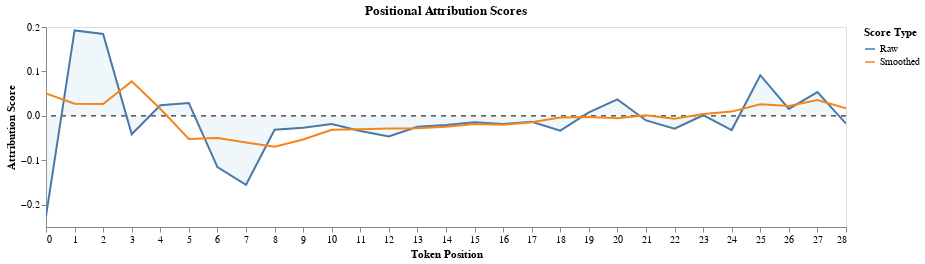

This figure's notebook cell:
### Code cell
interpreter.plot_attributions(plot_type="line")

### Figure 1 — Vega-Lite specification as saved in the notebook (floating-point values rounded to 4 significant figures)
{"config": {"view": {"continuousWidth": 300, "continuousHeight": 300}, "axis": {"grid": false}}, "layer": [{"data": {"name": "data-38cb1fda5d86291a76a9079dfd2b980e"}, "mark": {"type": "area", "color": "lightblue", "opacity": 0.2}, "encoding": {"x": {"field": "position", "title": "Token Position", "type": "quantitative"}, "y": {"field": "Raw", "title": "Attribution Score", "type": "quantitative"}}, "name": "view_2"}, {"data": {"name": "data-a0a55d106695e8d630baff0f16eee66d"}, "mark": {"type": "rule", "color": "black", "strokeDash": [5, 5]}, "encoding": {"y": {"field": "y", "type": "quantitative"}}}, {"data": {"name": "data-c419a23f20495431d823faedc2a9bd6e"}, "mark": {"type": "line"}, "encoding": {"color": {"field": "type", "legend": {"title": "Score Type"}, "type": "nominal"}, "tooltip": [{"field": "position", "type": "quantitative"}, {"field": "value", "format": ".4f", "title": "Score", "type": "quantitative"}, {"field": "type", "title": "Type", "type": "nominal"}], "x": {"field": "position", "type": "quantitative"}, "y": {"field": "value", "type": "quantitative"}}}], "height": 200, "params": [{"name": "param_2", "select": {"type": "interval", "encodings": ["x", "y"]}, "bind": "scales", "views": ["view_2"]}], "title": "Positional Attribution Scores", "width": 800, "$schema": "https://vega.github.io/schema/vega-lite/v5.20.1.json", "datasets": {"data-38cb1fda5d86291a76a9079dfd2b980e": [{"position": 0, "Raw": -0.2252, "Smoothed": 0.0505}, {"position": 1, "Raw": 0.1924, "Smoothed": 0.02754}, {"position": 2, "Raw": 0.1843, "Smoothed": 0.02678}, {"position": 3, "Raw": -0.04133, "Smoothed": 0.07763}, {"position": 4, "Raw": 0.02376, "Smoothed": 0.01609}, {"position": 5, "Raw": 0.02905, "Smoothed": -0.05177}, {"position": 6, "Raw": -0.1153, "Smoothed": -0.04973}, {"position": 7, "Raw": -0.155, "Smoothed": -0.05977}, {"position": 8, "Raw": -0.03114, "Smoothed": -0.06921}, {"position": 9, "Raw": -0.02643, "Smoothed": -0.05298}, {"position": 10, "Raw": -0.01815, "Smoothed": -0.03121}, {"position": 11, "Raw": -0.03417, "Smoothed": -0.02985}, {"position": 12, "Raw": -0.04617, "Smoothed": -0.02862}, {"position": 13, "Raw": -0.02434, "Smoothed": -0.02784}, {"position": 14, "Raw": -0.02027, "Smoothed": -0.02465}, {"position": 15, "Raw": -0.01426, "Smoothed": -0.01811}, {"position": 16, "Raw": -0.01821, "Smoothed": -0.01986}, {"position": 17, "Raw": -0.01346, "Smoothed": -0.0142}, {"position": 18, "Raw": -0.03307, "Smoothed": -0.0039}, {"position": 19, "Raw": 0.008006, "Smoothed": -0.002302}, {"position": 20, "Raw": 0.03724, "Smoothed": -0.005352}, {"position": 21, "Raw": -0.01022, "Smoothed": 0.001557}, {"position": 22, "Raw": -0.02871, "Smoothed": -0.006427}, {"position": 23, "Raw": 0.001476, "Smoothed": 0.004445}, {"position": 24, "Raw": -0.03191, "Smoothed": 0.00961}, {"position": 25, "Raw": 0.0916, "Smoothed": 0.02604}, {"position": 26, "Raw": 0.0156, "Smoothed": 0.02225}, {"position": 27, "Raw": 0.05342, "Smoothed": 0.03579}, {"position": 28, "Raw": -0.01745, "Smoothed": 0.01719}], "data-a0a55d106695e8d630baff0f16eee66d": [{"y": 0}], "data-c419a23f20495431d823faedc2a9bd6e": [{"position": 0, "type": "Raw", "value": -0.2252}, {"position": 1, "type": "Raw", "value": 0.1924}, {"position": 2, "type": "Raw", "value": 0.1843}, {"position": 3, "type": "Raw", "value": -0.04133}, {"position": 4, "type": "Raw", "value": 0.02376}, {"position": 5, "type": "Raw", "value": 0.02905}, {"position": 6, "type": "Raw", "value": -0.1153}, {"position": 7, "type": "Raw", "value": -0.155}, {"position": 8, "type": "Raw", "value": -0.03114}, {"position": 9, "type": "Raw", "value": -0.02643}, {"position": 10, "type": "Raw", "value": -0.01815}, {"position": 11, "type": "Raw", "value": -0.03417}, {"position": 12, "type": "Raw", "value": -0.04617}, {"position": 13, "type": "Raw", "value": -0.02434}, {"position": 14, "type": "Raw", "value": -0.02027}, {"position": 15, "type": "Raw", "value": -0.01426}, {"position": 16, "type": "Raw", "value": -0.01821}, {"position": 17, "type": "Raw", "value": -0.01346}, {"position": 18, "type": "Raw", "value": -0.03307}, {"position": 19, "type": "Raw", "value": 0.008006}, {"position": 20, "type": "Raw", "value": 0.03724}, {"position": 21, "type": "Raw", "value": -0.01022}, {"position": 22, "type": "Raw", "value": -0.02871}, {"position": 23, "type": "Raw", "value": 0.001476}, {"position": 24, "type": "Raw", "value": -0.03191}, {"position": 25, "type": "Raw", "value": 0.0916}, {"position": 26, "type": "Raw", "value": 0.0156}, {"position": 27, "type": "Raw", "value": 0.05342}, {"position": 28, "type": "Raw", "value": -0.01745}, {"position": 0, "type": "Smoothed", "value": 0.0505}, {"position": 1, "type": "Smoothed", "value": 0.02754}, {"position": 2, "type": "Smoothed", "value": 0.02678}, {"position": 3, "type": "Smoothed", "value": 0.07763}, {"position": 4, "type": "Smoothed", "value": 0.01609}, {"position": 5, "type": "Smoothed", "value": -0.05177}, {"position": 6, "type": "Smoothed", "value": -0.04973}, {"position": 7, "type": "Smoothed", "value": -0.05977}, {"position": 8, "type": "Smoothed", "value": -0.06921}, {"position": 9, "type": "Smoothed", "value": -0.05298}, {"position": 10, "type": "Smoothed", "value": -0.03121}, {"position": 11, "type": "Smoothed", "value": -0.02985}, {"position": 12, "type": "Smoothed", "value": -0.02862}, {"position": 13, "type": "Smoothed", "value": -0.02784}, {"position": 14, "type": "Smoothed", "value": -0.02465}, {"position": 15, "type": "Smoothed", "value": -0.01811}, {"position": 16, "type": "Smoothed", "value": -0.01986}, {"position": 17, "type": "Smoothed", "value": -0.0142}, {"position": 18, "type": "Smoothed", "value": -0.0039}, {"position": 19, "type": "Smoothed", "value": -0.002302}, {"position": 20, "type": "Smoothed", "value": -0.005352}, {"position": 21, "type": "Smoothed", "value": 0.001557}, {"position": 22, "type": "Smoothed", "value": -0.006427}, {"position": 23, "type": "Smoothed", "value": 0.004445}, {"position": 24, "type": "Smoothed", "value": 0.00961}, {"position": 25, "type": "Smoothed", "value": 0.02604}, {"position": 26, "type": "Smoothed", "value": 0.02225}, {"position": 27, "type": "Smoothed", "value": 0.03579}, {"position": 28, "type": "Smoothed", "value": 0.01719}]}}
